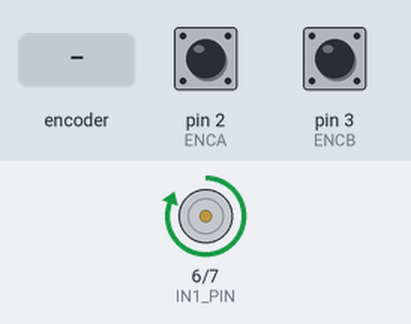
A sketch run on a simulated Arduino Uno, built with avr-gcc and run on an emulated ATmega328P. Parts: motor-driver pin pairs drawn as motors (green arrow = first pin HIGH = forward, orange = second pin HIGH = backward, longer = more drive, scaled by the enable pin). The test bench sets the inputs (shaded band); at power-on: pin 2 (ENCA) HIGH, pin 3 (ENCB) HIGH. What the sketch prints to the serial monitor is not drawn.

Above: at 1.2 s.
1.3 s: rotary encoder on pin 2 (ENCA) / pin 3 (ENCB) turned 2 steps (second pin leading)
At 4.2 s:
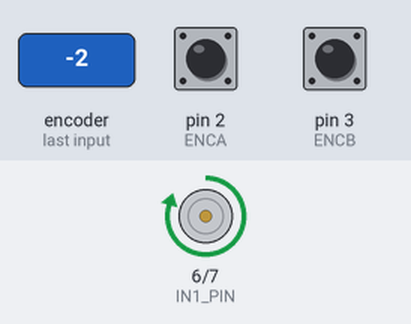
4.6 s: rotary encoder on pin 2 (ENCA) / pin 3 (ENCB) turned 2 steps (second pin leading)
At 16.2 s:
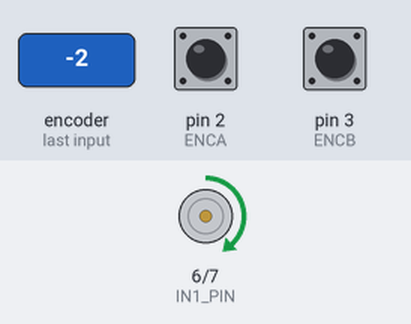
Timing chart, 0 to 23.4 s (numbered marks = the images above; inputs shaded):
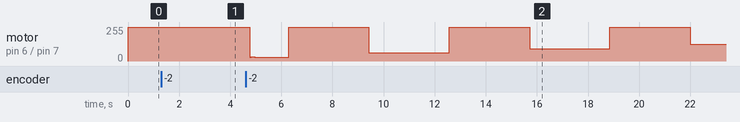

Measured:
- after the input at 1.3 s, motor on pin 6 (IN1_PIN) / pin 7 (IN2_PIN): forward 255/255 → forward 252/255 after 1.8 s

The sketch:

pid-control.ino
```cpp
#include <Arduino.h>

// Pin definitions for easier changes and understanding
#define ENCA 2
#define ENCB 3
#define PWM_PIN 5
#define IN1_PIN 6
#define IN2_PIN 7

// Encoder and timing variables for tracking motor position and speed
volatile int position = 0;
volatile float velocity = 0;
volatile long lastInterruptTime = 0;

long previousTime = 0;
int previousPosition = 0;

// Filter variables for smoothing the velocity readings
float velocityFilter1 = 0;
float previousVelocity1 = 0;

// PID control variables for tuning the control response
float errorIntegral = 0;
float previousError = 0;
float controlOutput = 0;

// Control parameters with initial gains for PID
float kp = 5.0;  // Proportional gain
float ki = 0.1;  // Integral gain
float kd = 0.01; // Derivative gain

// Control mode selector for switching between P, PI, and PID modes
enum ControlType { P, PI, PID };
ControlType controlMode = PID; // Set default control mode to PID

// Initial setup function, runs once on microcontroller reset
void setup() {
  Serial.begin(115200);
  pinMode(ENCA, INPUT);
  pinMode(ENCB, INPUT);
  pinMode(PWM_PIN, OUTPUT);
  pinMode(IN1_PIN, OUTPUT);
  pinMode(IN2_PIN, OUTPUT);

  // Attach encoder read function to interrupt for real-time speed tracking
  attachInterrupt(digitalPinToInterrupt(ENCA), readEncoder, RISING);
}

// Main loop, runs repeatedly
void loop() {
  long currentTime = micros();
  float deltaTime = (currentTime - previousTime) / 1.0e6;

  // Temporary variables for current position and velocity
  int currentPosition = 0;
  float currentVelocity = 0;

  // Disable interrupts while reading shared variables to avoid corruption
  noInterrupts();
  currentPosition = position;
  currentVelocity = velocity;
  interrupts(); // Re-enable interrupts

  // Calculate velocity and apply low-pass filter for smoothing
  float measuredVelocity = calculateVelocity(currentPosition, previousPosition, deltaTime);
  previousPosition = currentPosition;
  previousTime = currentTime;

  // Convert revolutions per second to RPM
  float rpm = measuredVelocity * 60.0;

  velocityFilter1 = lowPassFilter(measuredVelocity, velocityFilter1, previousVelocity1);
  previousVelocity1 = measuredVelocity;

  // Set target velocity based on a sinusoidal function for testing
  float targetVelocity = 100 * (sin(currentTime / 1e6) > 0);

  // Compute control output based on selected mode
  controlOutput = computeControl(targetVelocity, velocityFilter1, deltaTime);

  // Set motor direction and speed based on control signal
  setMotorDirectionAndSpeed(controlOutput);

  // Print target and actual RPM to the serial monitor
  Serial.print("Target RPM: ");
  Serial.print(targetVelocity);
  Serial.print(", Actual RPM: ");
  Serial.println(rpm);

  delay(1);
}

// Function to calculate velocity based on encoder position changes
float calculateVelocity(int currentPosition, int previousPosition, float deltaTime) {
  return (currentPosition - previousPosition) / deltaTime; // Revolutions per second
}

// Low-pass filter function to smooth out velocity fluctuations
float lowPassFilter(float currentVelocity, float filterValue, float previousVelocity) {
  return 0.854 * filterValue + 0.0728 * currentVelocity + 0.0728 * previousVelocity;
}

// Compute control output based on PID calculations
float computeControl(float targetVelocity, float measuredVelocity, float deltaTime) {
  float error = targetVelocity - measuredVelocity;
  float derivative = 0;
  switch (controlMode) {
    case P:
      return kp * error;
    case PI:
      errorIntegral += error * deltaTime;
      return kp * error + ki * errorIntegral;
    case PID:
      errorIntegral += error * deltaTime;
      derivative = (error - previousError) / deltaTime;
      previousError = error;
      return kp * error + ki * errorIntegral + kd * derivative;
    default:
      return 0;  // Default to no control output
  }
}

// Function to set motor direction and speed based on control signal
void setMotorDirectionAndSpeed(float controlSignal) {
  int direction = (controlSignal < 0) ? -1 : 1;
  int power = constrain(abs(controlSignal), 0, 255);

  analogWrite(PWM_PIN, power); // Set PWM signal for speed control
  digitalWrite(IN1_PIN, direction == 1); // Set motor direction
  digitalWrite(IN2_PIN, direction != 1); // Set motor direction
}

// Interrupt service routine to read encoder signals
void readEncoder() {
  int b = digitalRead(ENCB);
  int increment = (b > 0) ? 1 : -1;
  position += increment;

  long currentTime = micros();
  float deltaTime = (currentTime - lastInterruptTime) / 1.0e6;
  velocity = increment / deltaTime;
  lastInterruptTime = currentTime;
}
```
